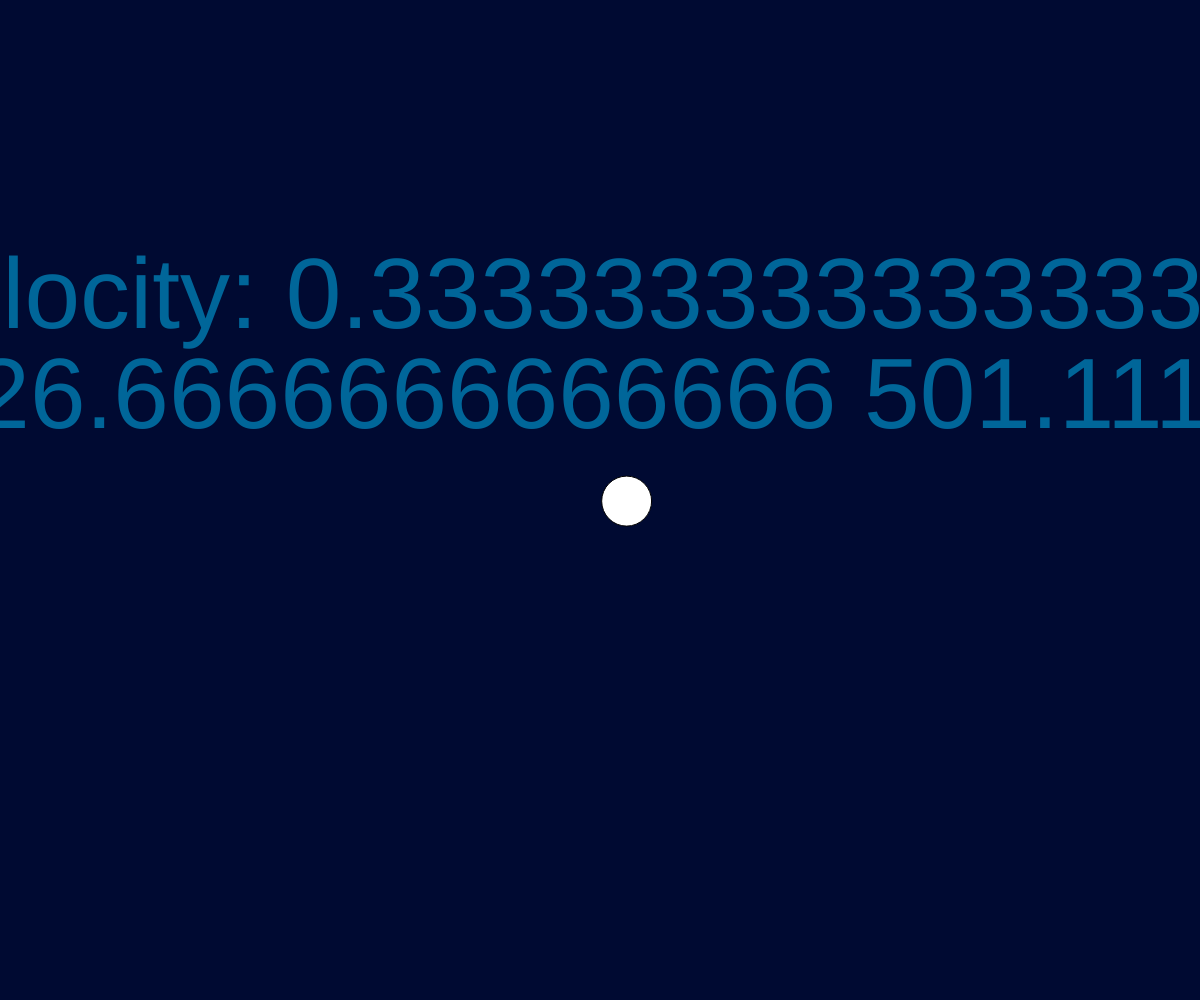
Frame 1 (no input)
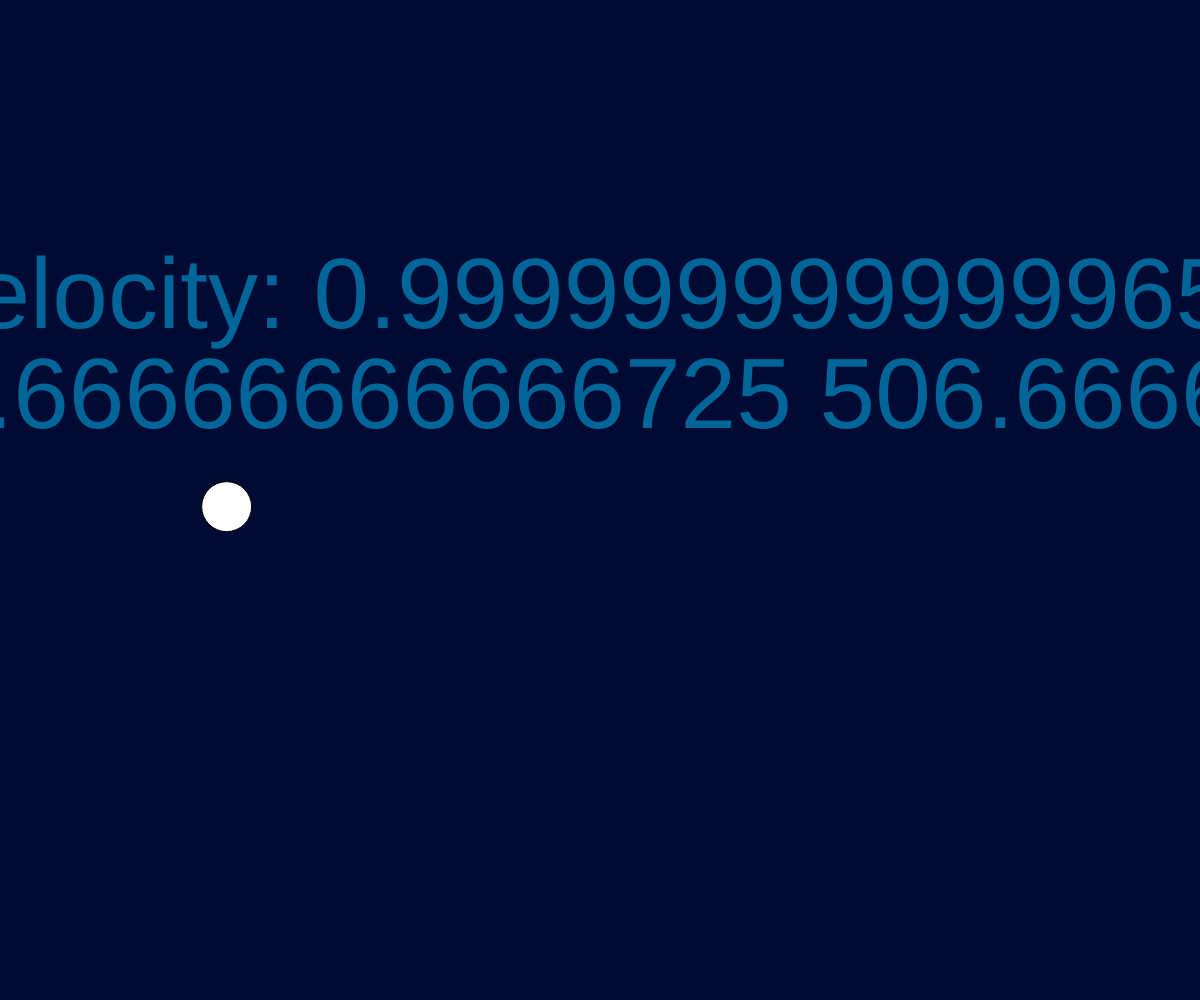
Frame 60 (no input)
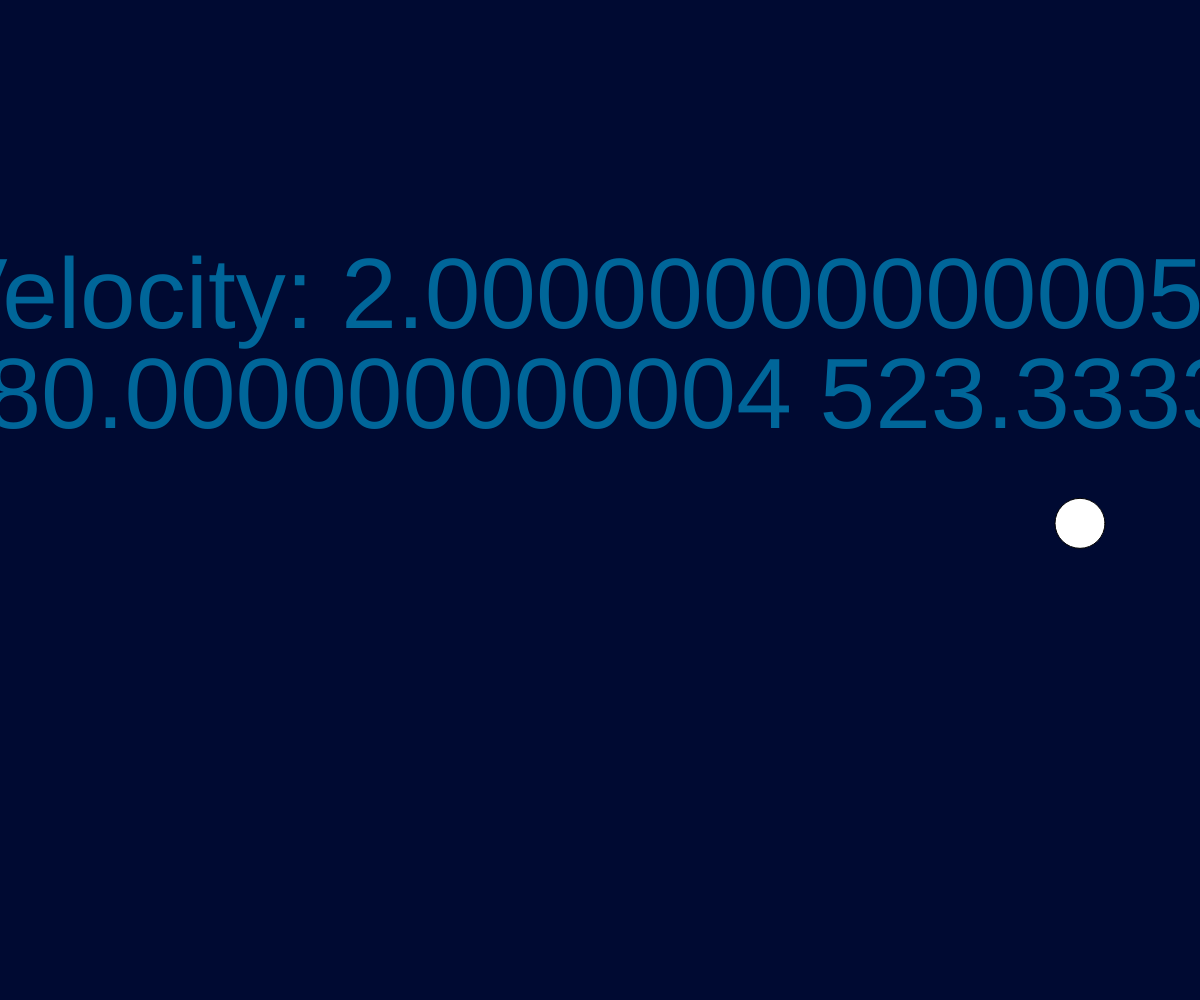
Frame 120 (the mouse pressed at the canvas centre since frame 60)

The p5.js sketch that drew these frames (run headless with seeded random() and noise() and a simulated clock; from frame 60 on, the mouse is pressed at the canvas centre):

// p5.js sketch
// ── sketch.js
function setup() {
    var cnv = createCanvas(windowWidth, windowHeight);
    cnv.style('display', 'block');
    c = new Circle(width/2, height/2, 50);
    textSize(100);
    textAlign(CENTER, CENTER);
}
function draw() {
    resizeCanvas(windowWidth, windowHeight);
    background(0,10,50);

    //xf = xi + vt + 1/2 at^2
    //vf^2 = vi^2 + 2ax

    if(c.pos.x < 0 || c.pos.x > width) c.velocity.x *= -1;
    if(c.pos.y > height - 50) c.velocity.y *= -1;
    else c.velocity.y += 0.1 * deltaTime/5;
    c.pos.x += c.velocity.x * deltaTime/5;
    c.pos.y += c.velocity.y * deltaTime/5;
    var t = "Velocity: " + c.velocity.y;
    var p = "Position: " + c.pos.x + " " + c.pos.y;
    fill(0, 102, 153)
    text(t, width/2, height/2 - 200);
    text(p, width/2, height/2 - 100);
    fill(255, 255, 255)

    c.draw()


    if(c.pos.y > height + 120 || c.pos.y < - 120) {
        c.pos.x = width/2;
        c.pos.y = height/2;
        c.velocity.y = 0;
    }

}

class Circle {
    constructor(x, y, r, m) {
        this.pos = createVector(x,y);
        this.velocity = createVector(8, 0);
        this.mass = m;
        this.diameter = r*2;
    }

    draw() {
        circle(this.pos.x , this.pos.y, this.diameter/2) 
    }
}
